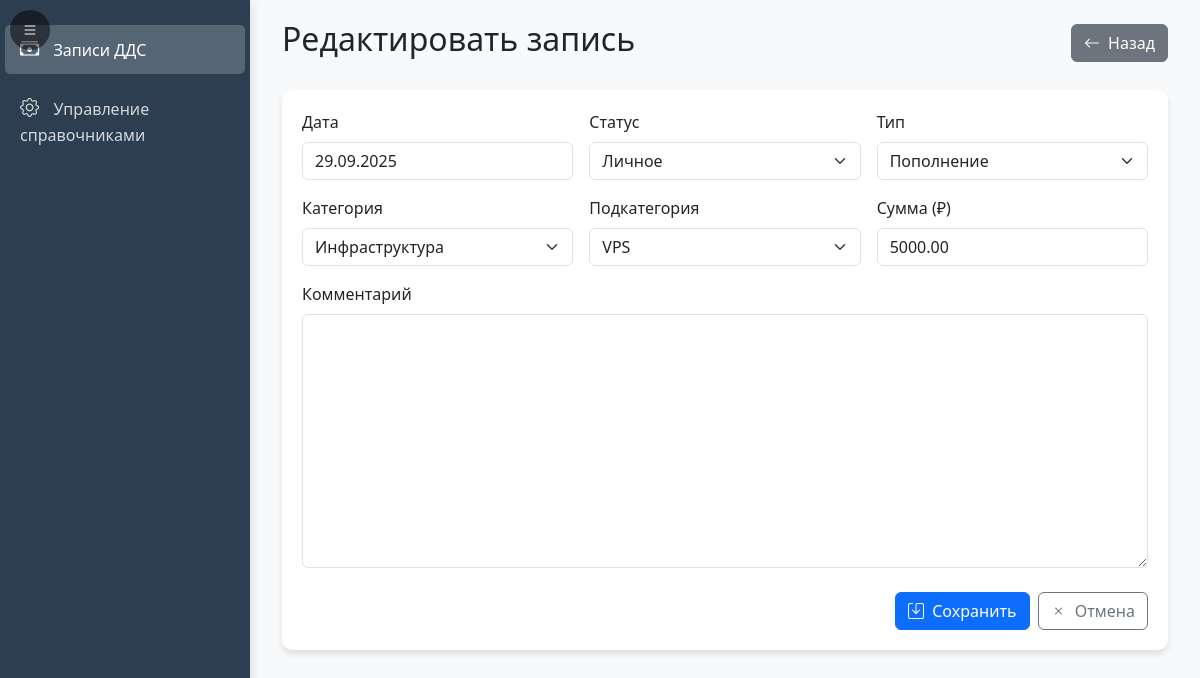
Page /edit/6/ on the committed database.
### cashflow/models.py (models this page shows, shortened)
class CashFlow(models.Model):
    STATUS_CHOICES = [
        ('business', 'Бизнес'),
        ('personal', 'Личное'),
        ('tax', 'Налог'),
    ]
    date = models.DateField(default=timezone.now)
    status = models.CharField(max_length=20, choices=STATUS_CHOICES)
    type = models.ForeignKey(Type, on_delete=models.CASCADE)
    category = models.ForeignKey(Category, on_delete=models.CASCADE)
    subcategory = models.ForeignKey(Subcategory, on_delete=models.CASCADE)
    amount = models.DecimalField(max_digits=10, decimal_places=2)
    comment = models.TextField(blank=True, null=True)

### cashflow/views.py (the view)
# urls.py: path('edit/<int:pk>/', CashFlowUpdateView.as_view(), name='edit'),
class CashFlowUpdateView(UpdateView):
    model = CashFlow
    form_class = CashFlowForm
    template_name = 'cashflow/form.html'
    success_url = reverse_lazy('cashflow:list')

### cashflow/forms.py
class CashFlowForm(forms.ModelForm):
    class Meta:
        model = CashFlow
        fields = ['date', 'status', 'type', 'category', 'subcategory', 'amount', 'comment']
    def __init__(self, *args, **kwargs):
        super().__init__(*args, **kwargs)
        self.fields['subcategory'].queryset = Subcategory.objects.none()
        if 'category' in self.data:
            try:
                category_id = int(self.data.get('category'))
                self.fields['subcategory'].queryset = Subcategory.objects.filter(category_id=category_id)
            except (ValueError, TypeError):
                pass
        elif self.instance.pk:
            self.fields['subcategory'].queryset = self.instance.category.subcategories.all()

### cashflow/models.py (called while the page is built)
    def __str__(self):
        return self.name

    def __str__(self):
        return self.name

    def __str__(self):
        return self.name

### cashflow/templatetags/form_tags.py (called while the page is built)
@register.filter(name='add_class')
def add_class(field, css_class):
    if isinstance(field, BoundField):
        return field.as_widget(attrs={"class": css_class})
    return field

@register.filter(name='attr')
def attr(field, attrs_str):
    if isinstance(field, BoundField):
        attrs = {}
        for attr in attrs_str.split(','):
            key, value = attr.split(':')
            attrs[key.strip()] = value.strip()
        return field.as_widget(attrs=attrs)
    return field

### cashflow/templates/cashflow/form.html (shortened to what this page needs)
{% extends 'cashflow/base.html' %}
{% load form_tags %}
{% block content %}
<div class="d-flex justify-content-between align-items-center mb-4">
    <h2>{% if object %}Редактировать запись{% else %}Создать запись{% endif %}</h2>
    <a href="{% url 'cashflow:list' %}" class="btn btn-secondary">
        <i class="bi bi-arrow-left me-1"></i> Назад
    </a>
</div>
<div class="form-container">
    <form method="post" class="needs-validation" novalidate>
        <div class="row g-3">
            <div class="col-md-4">
                <label for="id_date" class="form-label">Дата</label>
                {{ form.date|add_class:"form-control" }}
            </div>
            <div class="col-md-4">
                <label for="id_status" class="form-label">Статус</label>
                {{ form.status|add_class:"form-select" }}
            </div>
            <div class="col-md-4">
                <label for="id_type" class="form-label">Тип</label>
                {{ form.type|add_class:"form-select" }}
            </div>
            <div class="col-md-4">
                <label for="id_category" class="form-label">Категория</label>
                {{ form.category|add_class:"form-select" }}
            </div>
            <div class="col-md-4">
                <label for="id_subcategory" class="form-label">Подкатегория</label>
                {{ form.subcategory|add_class:"form-select" }}
            </div>
            <div class="col-md-4">
                <label for="id_amount" class="form-label">Сумма (₽)</label>
                {{ form.amount|add_class:"form-control" }}
            </div>
            <div class="col-12">
                <label for="id_comment" class="form-label">Комментарий</label>
                {{ form.comment|add_class:"form-control"|attr:"rows:3" }}
            </div>
        </div>
        <div class="mt-4 d-flex justify-content-end">
            <button type="submit" class="btn btn-primary me-2">
                <i class="bi bi-save me-1"></i> Сохранить
            </button>
            <a href="{% url 'cashflow:list' %}" class="btn btn-outline-secondary">
                <i class="bi bi-x me-1"></i> Отмена
            </a>
        </div>
    </form>
</div>
{% endblock %}

### cashflow/templates/cashflow/base.html (style rules this page uses)
:root { --sidebar-width: 250px; --sidebar-collapsed-width: 70px; }
body { font-family: 'Segoe UI', Tahoma, Geneva, Verdana, sans-serif; background-color: #f8f9fa; overflow-x: hidden; }
.form-container { background-color: white; padding: 20px; border-radius: 10px; box-shadow: 0 4px 6px rgba(0, 0, 0, 0.1); }

### rows in the picture
CashFlow: date "29.09.2025", status "Личное", type "Пополнение", category "Инфраструктура", subcategory "VPS", amount "5000.00"
